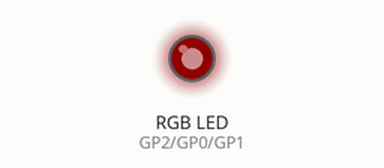
This program was run on a simulated Raspberry Pi Pico running MicroPython. On the bench: an RGB LED mixed from three pins (HIGH = lit). Dim RGB values are drawn brighter than linear.

Above: at 0.05 s.
At 0.5 s:
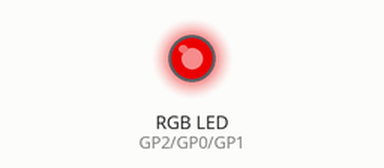
At 0.95 s:
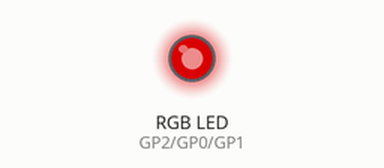
At 1.9 s:
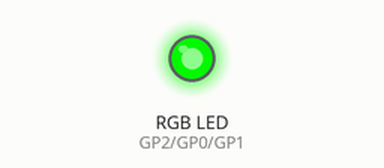
At 2.95 s:
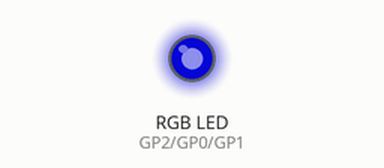
At 3.75 s:
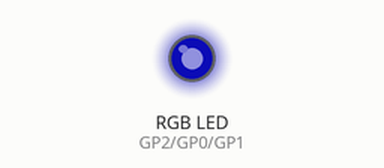
Timing chart, 0 to 9.0 s (numbered marks = the images above):
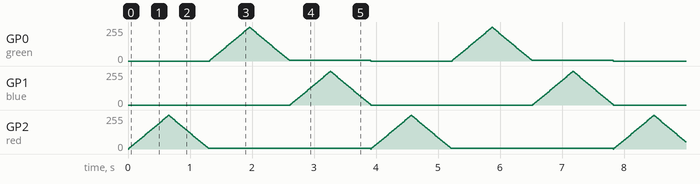

The program:

11-LedRGB.py
```python
# Importa las bibliotecas necesarias para controlar temporizadores, pines y PWM
from machine import Pin, PWM
import time

# Configura los pines 0, 1 y 2 como salidas PWM para controlar los LEDs RGB
green = PWM(Pin(0))
blue = PWM(Pin(1))
red = PWM(Pin(2))

tiempo = 0.01

# Función para aumentar el brillo del LED
def brillo(objeto):
    for pwm in range(0, 65000, 1000):  # Recorre valores de 1000 a 65000 con incrementos de 1000
        objeto.duty_u16(pwm)                 # Establece el ciclo de trabajo del PWM del LED
        time.sleep(tiempo)                  # Pausa en milisegundos para un aumento gradual del brillo

    for pwm in range(65000, 0, -1000):  # Recorre valores de 1000 a 65000 con incrementos de 1000
        objeto.duty_u16(pwm)                 # Establece el ciclo de trabajo del PWM del LED
        time.sleep(tiempo)                  # Pausa en milisegundos para un aumento gradual del brillo

# Bucle principal que se ejecuta indefinidamente
while True:
    red.duty_u16(0)                 # Establece el ciclo de trabajo del PWM del LED rojo
    green.duty_u16(0)                 # Establece el ciclo de trabajo del PWM del LED rojo
    blue.duty_u16(0)                 # Establece el ciclo de trabajo del PWM del LED rojo

    brillo(red)      # Llama a la función para aumentar el brillo del LED
    brillo(green)           # Llama a la función para aumentar el brillo del LED
    brillo(blue)            # Llama a la función para aumentar el brillo del LED
```
